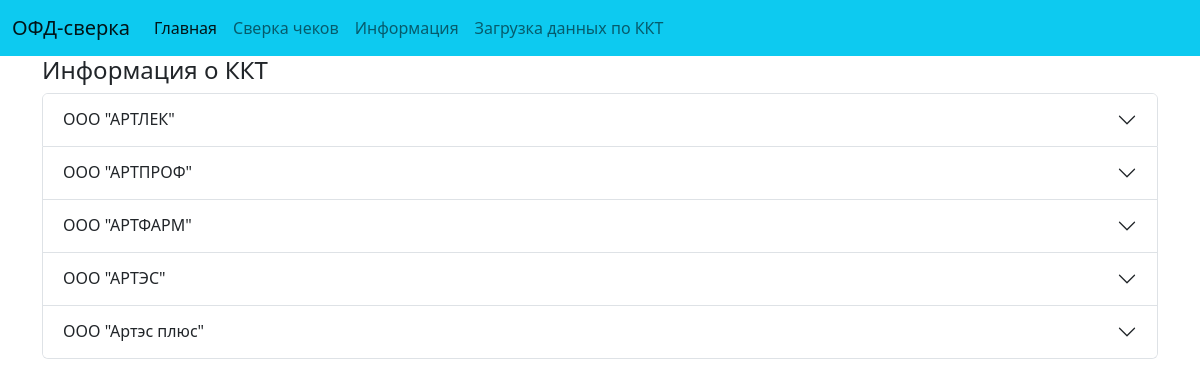
Screenshot of /info with the database file from the repository.
### ofdload/models.py (models this page shows, shortened)
class Company (models.Model):
    name = models.CharField(max_length=100, unique=True, verbose_name='Название компании')
    inn = models.CharField(max_length=12, unique=True, verbose_name='ИНН организации')
    kpp = models.CharField(max_length=9, verbose_name='КПП организации')
    token_key = models.CharField(max_length=100, unique=True, verbose_name='Токен ОФД')
    renew = models.DateTimeField()
    class Meta:
        verbose_name = 'Огранизация'
        verbose_name_plural = 'Организации'
        ordering = ['name']

### ofdload/views.py (the view)
# urls.py: path('info', kkt_info, name='kkt_info'),
def kkt_info(request):
    company = Company.objects.all()
    kkt = Kkt.objects.all().order_by('-status')
    context = {'company_list': company, 'kkt_list': kkt}
    return render(request, 'ofdload/info.html', context)

### ofdload/templatetags/accordeon.py (called while the page is built)
@register.simple_tag
def convert(val=None):
    p = inflect.engine()
    p = p.number_to_words(val)
    p = p.capitalize()
    return p

### ofdload/templates/ofdload/info.html (shortened to what this page needs)
{% extends 'base.html' %}
{% block content %}
<div class="container">
  <h4>Информация о ККТ</h4>
   <div class="row">
       <div class="accordion" id="accordionExample">
          {% for company in company_list %}
          <div class="accordion-item">
              {% load accordeon %}
              {% convert company.id as action %}
            <h2 class="accordion-header" id="heading{{action}}">
              <button class="accordion-button collapsed" type="button" data-bs-toggle="collapse" data-bs-target="#collapse{{action}}" aria-expanded="false" aria-controls="collapse{{action}}">
                {{company.name}}
              </button>
            </h2>
          </div>
          {% endfor %}
      </div>
   </div>
</div>
{% endblock %}

### rows the page displays
Company: name "ООО \"АРТЛЕК\""
Company: name "ООО \"АРТПРОФ\""
Company: name "ООО \"АРТФАРМ\""
Company: name "ООО \"АРТЭС\""
Company: name "ООО \"Артэс плюс\""
